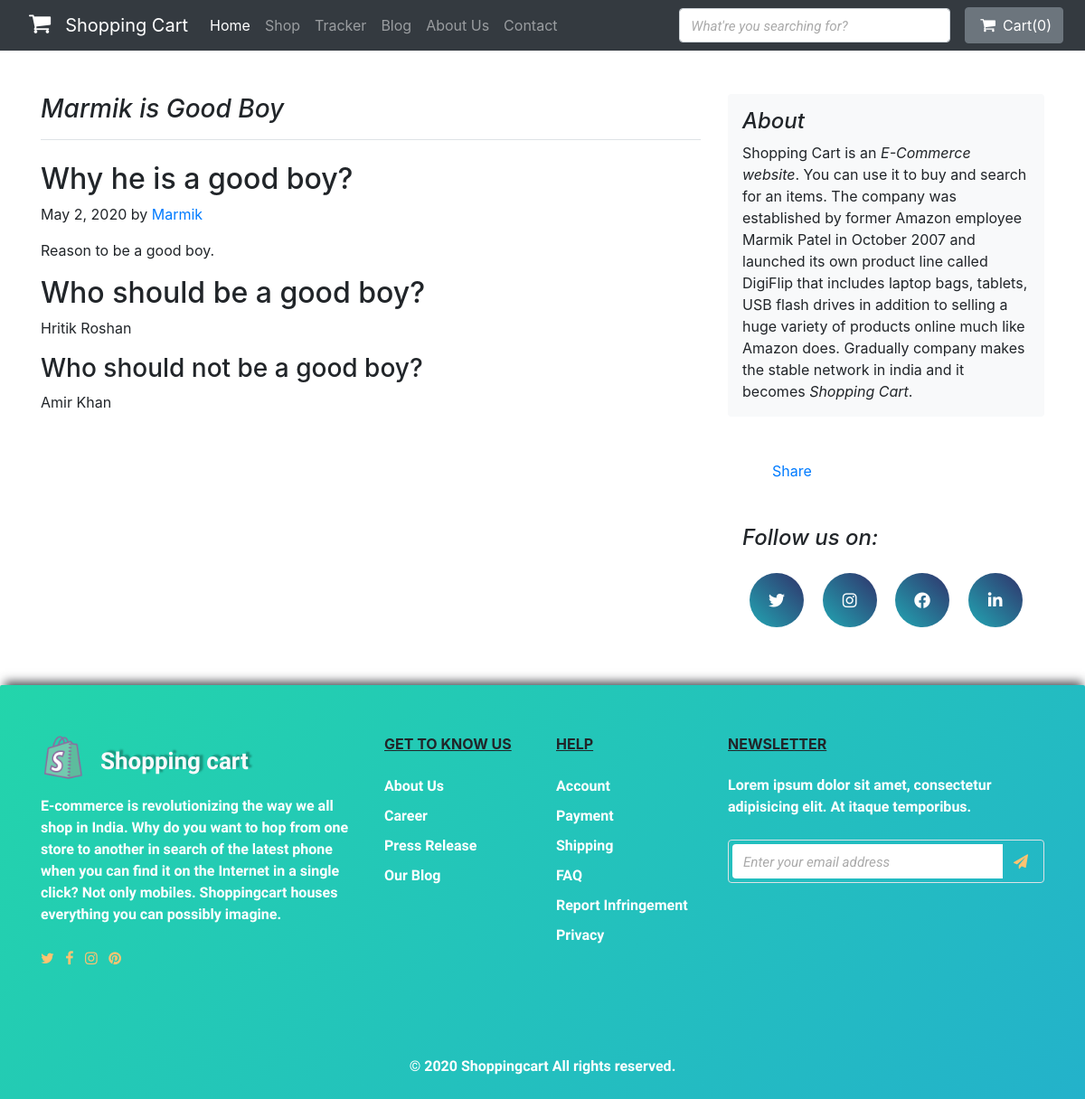
The page /blog/blogpost/1 on the database its author committed.
### blog/models.py (models this page shows, shortened)
class Blogpost(models.Model):
    post_id = models.AutoField(primary_key=True)
    title = models.CharField(max_length=200)
    head0 = models.CharField(max_length=500, default="")
    chead0 = models.CharField(max_length=10000, default="")
    head1 = models.CharField(max_length=500, default="")
    chead1 = models.CharField(max_length=10000, default="")
    head2 = models.CharField(max_length=500, default="")
    chead2 = models.CharField(max_length=10000, default="")
    pub_date = models.DateField()
    thumbnail = models.ImageField(upload_to='blog/images', default="")

### blog/views.py (the view)
# urls.py: path("blogpost/<int:id>", views.blogpost, name='blogpost'),
def blogpost(request, id):
    post = Blogpost.objects.filter(post_id=id)[0]
    return render(request, 'blog/blogpost.html', {'post': post})

### templates/blog/blogpost.html (shortened to what this page needs)
{% extends "blog/base.html" %}
{% block body %}
<div class="container my-5">
    <div class="row mt-4">
        <div class="col-md-8 blog-main">
            <h3 class="pb-3 mb-4 font-italic border-bottom">
                {{post.title}}
            </h3>
            <div class="blog-post">
                <h2 class="blog-post-title">{{post.head0}}</h2>
                <p class="blog-post-meta">{{post.pub_date}} by <a href="#">Marmik</a></p>
                <p class="text-justify">{{post.chead0}}</p>
                <h2>{{post.head1}}</h2>
                <p class="text-justify">{{post.chead1}}</p>
                <h3>{{post.head2}}</h3>
                <p class="text-justify">{{post.chead2}}</p>
            </div>
        </div>
        <aside class="col-md-4 blog-sidebar">
            <div class="p-3 mb-3 bg-light rounded">
                <h4 class="font-italic">About</h4>
                <p class="mb-0">Shopping Cart is an <em>E-Commerce website</em>. You can use it to buy and search for an items. The company was established by former Amazon employee Marmik Patel in October 2007 and launched its own product line called DigiFlip that includes laptop bags, tablets, USB flash drives in addition to selling a huge variety of products online much like Amazon does. Gradually company makes the stable network in india and it becomes <em>Shopping Cart</em>.</p>
            </div>
            <div class="p-3 row">
                <div class="fb-like p-3" data-href="http://127.0.0.1:8000/blog/blogpost/{{post.post_id}}" data-width="" data-layout="button_count" data-action="like" data-size="large" data-share="false" data-colorscheme="dark"></div>
                <div class="fb-share-button p-3" data-href="https://developers.facebook.com/docs/plugins/" data-layout="button_count" data-size="large"><a target="_blank" href="https://www.facebook.com/sharer/sharer.php?u=https%3A%2F%2Fdevelopers.facebook.com%2Fdocs%2Fplugins%2F&amp;src=sdkpreparse" class="fb-xfbml-parse-ignore">Share</a></div>
            </div>
            <div class="p-3">
                <h4 class="font-italic pb-3">Follow us on:</h4>
                <div class="social-buttons">
                    <a href="https://www.twitter.com" target="_blank"><i class="fab fa-twitter"></i></a>
                    <a href="https://www.instagram.com" target="_blank"><i class="fab fa-instagram"></i></a>
                    <a href="https://www.facebook.com" target="_blank"><i class="fab fa-facebook"></i></a>
                    <a href="https://www.linkedin.com" target="_blank"><i class="fab fa-linkedin-in"></i></a>
                </div>
            </div>
        </aside>
    </div>
</div>
{% endblock %}

### static/blog/css/main.css (style rules this page uses)
.social-buttons a { display: inline-flex; text-decoration: none; font-size: 18px; width: 60px; height: 60px; color: #fff; justify-content: center; align-items: center; position: relative; margin: 0 8px; }
.social-buttons a::before { content: ""; position: absolute; width: 60px; height: 60px; background: linear-gradient(45deg, #22a6b3, #30336b); border-radius: 50%; z-index: -1; transition: 0.3s ease-in; }
.social-buttons a i { transition: 0.3s ease-in; }

### rows shown on the page
Blogpost: title "Marmik is Good Boy", head0 "Why he is a good boy?", pub_date "May 2, 2020", chead0 "Reason to be a good boy.", head1 "Who should be a good boy?", chead1 "Hritik Roshan", head2 "Who should not be a good boy?", chead2 "Amir Khan"
